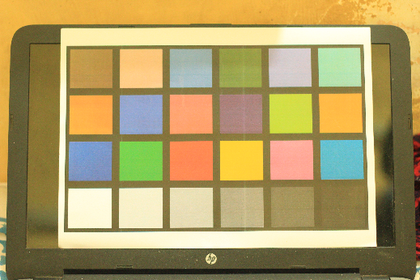
%> input picture Project/code/img1.png, 420 x 280 px, shrunk from 519 x 346 before the run
$ octave plot_spatial.m   (GNU Octave 9; MATLAB toolbox functions it lacks are replaced by stand-ins)
%> lines starting %> are read from the running program, lines starting %| are printed output that depends on the picture
### Project/code/get_mean_s.m
function [mean_s] = get_mean_s(img_patch)
%     dx = 1;
%     dy = 1;

    mean_s = 0;
    [m,n] = size(img_patch);
    k = 0;

    if (m == 1 && n == 1)
        mean_s = 0;
    else
        for row=1:m-1
            for col =1:n-1
            k = k + 1;
            mean_s = mean_s + (img_patch(row+1,col+1) - img_patch(row,col));
            end
        end
        mean_s = mean_s/k;
    end

end

### Project/code/get_uI.m
function [u1_val,u2_val,I_val,sigma_s2] = get_uI(img_patch,mean_s)
%     close all;

%     figure;
%     imshow(img_patch);
    I_val = mean(mean(img_patch));
    [m,n] = size(img_patch);
    sigma_s2 = 0;
    k = 0;
    for row=1:m-1
        for col=1:n-1
            k = k + 1;
            sigma_s2 = sigma_s2 + (img_patch(row+1,col+1) - img_patch(row,col) - mean_s).^2;
        end
    end
    if(k == 1)
        sigma_s2 = abs(mean_s);
    else
        sigma_s2 = sigma_s2 / (k - 1);
    end
    u1_val = (mean_s + sigma_s2)/2;
    u2_val = (-mean_s + sigma_s2)/2;
end

### Project/code/plot_spatial.m
close all;
img_spatial = imread('/media/arktheshadow/Windows/dataset_cannon/synth_10k_dark_slope_change/img1.png');
%> img_spatial is the input picture: size 280x420x3 uint8; mean R, G, B 172.6, 155, 101.2
color = 1;
img_spatial = img_spatial(:,:,color);
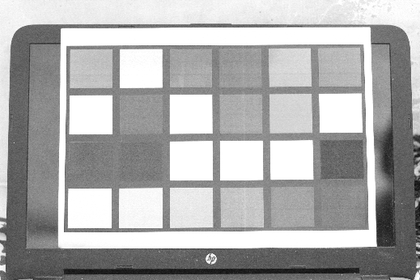
%> img_spatial: size 280x420 uint8; min 8, max 255, mean 172.6
img_spatial = double(img_spatial);
%> img_spatial: size 280x420 double
mean_vals = [];
sigma_s2_vals = [];
u1_vals = [];
u2_vals = [];
I_vals = [];
for i=0:23
    img_input = img_spatial( floor(i/6) * 30 + 1: (floor(i/6) + 1)*30, mod(i,6)*30 + 1: (mod(i,6)+1) * 30);
    [mean_s] = get_mean_s(img_input);
    [u1_val,u2_val,I_val,sigma_s2] = get_uI(img_input,mean_s);
    mean_vals = [mean_vals mean_s];
    sigma_s2_vals = [sigma_s2_vals sigma_s2];
    u1_vals = [u1_vals u1_val];
    u2_vals = [u2_vals u2_val];
    I_vals = [I_vals I_val];
end
%> this loop made 24 passes
%> (mean_s, I_val, u1_val, u2_val, sigma_s2) on passes 11 to 22: (0.0357, 238.3, 306.7, 306.7, 613.4), (-3.26, 216.4, 309.6, 312.9, 622.5), (-5, 140.9, 209.7, 214.7, 424.5), (0.338, 130.5, 19.34, 19, 38.34), (-2.7, 195.8, 306, 308.7, 614.7), (-2.83, 175.3, 103.2, 106.1, 209.3), (-4.17, 246.7, 160.8, 165, 325.8), (-4.71, 191.2, 228, 232.7, 460.6), (-3.86, 140.2, 287.2, 291, 578.2), (0.615, 138.2, 22.81, 22.19, 45), (2.15, 224.8, 407, 404.8, 811.8), (-0.265, 207.4, 239.6, 239.8, 479.4)
%> (mean_s, I_val, u1_val, u2_val, sigma_s2, mean_vals, sigma_s2_vals, u1_vals) on passes 1 to 4: (-2.72, 236.8, 145.1, 147.8, 293, -2.72, 293, 145.1), (-4.9, 213.7, 179.8, 184.7, 364.5, [-2.72 -4.9], [293 364.5], [145.1 179.8]), (0.757, 221.3, 423.1, 422.4, 845.5, [-2.72 -4.9 0.757], [293 364.5 845.5], [145.1 179.8 423.1]), (0.539, 221.5, 417.5, 416.9, 834.4, [-2.72 -4.9 0.757 0.539], [293 364.5 845.5 834.4], [145.1 179.8 423.1 417.5])
%> pass 1, `img_input = img_spatial( floor(i/6) * 30 + 1: (floor(i/6) + 1)*30, mod..`:
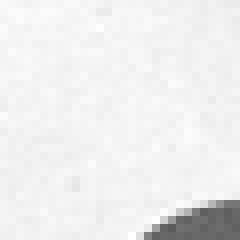
%> img_input: size 30x30 double (shown 8 times larger); min 91, max 255, mean 236.8
%> pass 2, `img_input = img_spatial( floor(i/6) * 30 + 1: (floor(i/6) + 1)*30, mod..`:
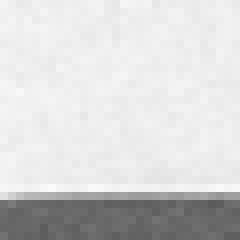
%> img_input: size 30x30 double (shown 8 times larger); min 91, max 251, mean 213.7
%> pass 3, `img_input = img_spatial( floor(i/6) * 30 + 1: (floor(i/6) + 1)*30, mod..`:
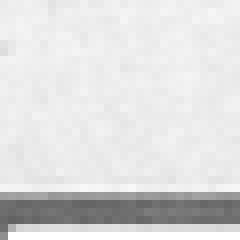
%> img_input: size 30x30 double (shown 8 times larger); min 98, max 255, mean 221.3
%> after the loop, I_vals = 24 values, max 246.7 at index 17, min 113.4 at index 8, mean 192.1; mean_vals = 24 values, max 4.65 at index 24, min -6.63 at index 7, mean -1.35; sigma_s2_vals = 24 values, max 883.9 at index 9, min 38.34 at index 14, mean 483.9; u1_vals = 24 values, max 441.9 at index 9, min 19.34 at index 14, mean 241.3; u2_vals = 24 values, max 442 at index 9, min 19 at index 14, mean 242.6


lim_y = 10;
lim_x = 255;
figure;scatter(I_vals, mean_vals,'.'),title('\sigma^2 vs Intensity');
xlim([0 lim_x]);
ylim([0 lim_y]);
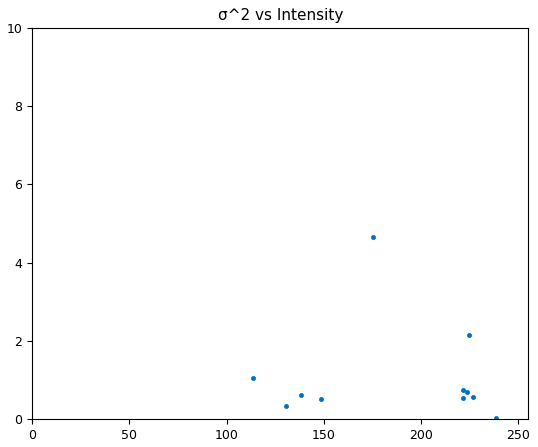
%> figure redrawn from the program's plot data
figure;scatter(I_vals, sigma_s2_vals,'.'),title('\mu vs Intensity');
xlim([0 lim_x]);
ylim([0 lim_y]);
figure;scatter(I_vals, u1_vals,'.'),title('\mu^{(1)} vs Intensity');
xlim([0 lim_x]);
ylim([0 lim_y]);
figure;scatter(I_vals, u2_vals,'.'),title('\mu^{(2)} vs Intensity');
xlim([0 lim_x]);
ylim([0 lim_y]);

$ run again, with Project/code/barbara256.png copied over Project/code/img1.png
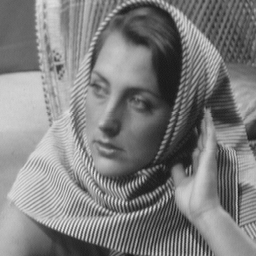
%> input picture Project/code/barbara256.png, 256 x 256 px
%> img_spatial is the input picture: size 256x256 uint8; min 23, max 231, mean 126.4
%> img_spatial: size 256x256 double
%> the loop `for i=0:23` made 24 passes
%> (mean_s, I_val, u1_val, u2_val, sigma_s2) on passes 11 to 18: (0.161, 114, 18.41, 18.25, 36.67), (-2.44, 56.59, 16.18, 18.62, 34.8), (3.96, 155.4, 66.53, 62.58, 129.1), (1.15, 161.9, 126.1, 125, 251.1), (-0.414, 166.1, 297.2, 297.6, 594.8), (1.44, 152.5, 84.21, 82.77, 167), (-5.49, 143.1, 14.16, 19.66, 33.82), (-1.42, 41.58, 21.93, 23.35, 45.27)
%> pass 1, `img_input = img_spatial( floor(i/6) * 30 + 1: (floor(i/6) + 1)*30, mod..`:
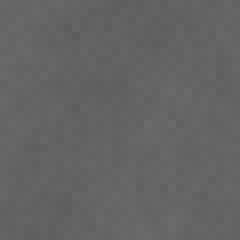
%> img_input: size 30x30 double (shown 8 times larger); min 92, max 107, mean 100
%> pass 3, `img_input = img_spatial( floor(i/6) * 30 + 1: (floor(i/6) + 1)*30, mod..`:
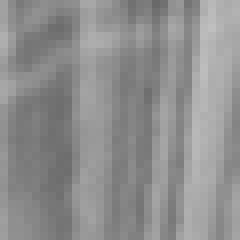
%> img_input: size 30x30 double (shown 8 times larger); min 105, max 191, mean 143
%> after the loop `for i=0:23`: I_vals = 24 values, max 204.2 at index 19, min 41.58 at index 18, mean 130; mean_vals = 24 values, max 3.96 at index 13, min -5.49 at index 17, mean -0.136; sigma_s2_vals = 24 values, max 784.8 at index 21, min 5.49 at index 1, mean 213.7; u1_vals = 24 values, max 392 at index 21, min 2.71 at index 19, mean 106.8; u2_vals = 24 values, max 392.8 at index 21, min 2.74 at index 1, mean 106.9
